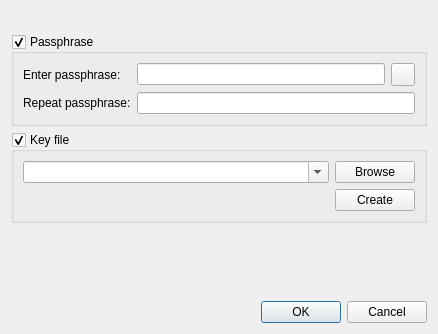
<?xml version="1.0" encoding="UTF-8"?>
<ui version="4.0">
 <class>ChangeMasterKeyWidget</class>
 <widget class="QWidget" name="ChangeMasterKeyWidget">
  <property name="geometry">
   <rect>
    <x>0</x>
    <y>0</y>
    <width>438</width>
    <height>334</height>
   </rect>
  </property>
  <layout class="QVBoxLayout" name="verticalLayout">
   <item>
    <widget class="QLabel" name="headlineLabel"/>
   </item>
   <item>
    <spacer name="verticalSpacer_2">
     <property name="orientation">
      <enum>Qt::Vertical</enum>
     </property>
     <property name="sizeType">
      <enum>QSizePolicy::Fixed</enum>
     </property>
     <property name="sizeHint" stdset="0">
      <size>
       <width>1</width>
       <height>3</height>
      </size>
     </property>
    </spacer>
   </item>
   <item>
    <widget class="QGroupBox" name="passwordGroup">
     <property name="title">
      <string>Passphrase</string>
     </property>
     <property name="checkable">
      <bool>true</bool>
     </property>
     <property name="checked">
      <bool>true</bool>
     </property>
     <layout class="QFormLayout" name="formLayout">
      <item row="0" column="0">
       <widget class="QLabel" name="enterPasswordLabel">
        <property name="text">
         <string>Enter passphrase:</string>
        </property>
       </widget>
      </item>
      <item row="0" column="1">
       <layout class="QHBoxLayout" name="horizontalLayout">
        <item>
         <widget class="PasswordEdit" name="enterPasswordEdit">
          <property name="echoMode">
           <enum>QLineEdit::Password</enum>
          </property>
         </widget>
        </item>
        <item>
         <widget class="QToolButton" name="togglePasswordButton">
          <property name="checkable">
           <bool>true</bool>
          </property>
         </widget>
        </item>
       </layout>
      </item>
      <item row="1" column="0">
       <widget class="QLabel" name="repeatPasswordLabel">
        <property name="text">
         <string>Repeat passphrase:</string>
        </property>
       </widget>
      </item>
      <item row="1" column="1">
       <widget class="PasswordEdit" name="repeatPasswordEdit">
        <property name="echoMode">
         <enum>QLineEdit::Password</enum>
        </property>
       </widget>
      </item>
     </layout>
    </widget>
   </item>
   <item>
    <widget class="QGroupBox" name="keyFileGroup">
     <property name="title">
      <string>Key file</string>
     </property>
     <property name="checkable">
      <bool>true</bool>
     </property>
     <layout class="QGridLayout" name="gridLayout">
      <item row="0" column="2">
       <widget class="QPushButton" name="browseKeyFileButton">
        <property name="text">
         <string>Browse</string>
        </property>
       </widget>
      </item>
      <item row="1" column="2">
       <widget class="QPushButton" name="createKeyFileButton">
        <property name="text">
         <string>Create</string>
        </property>
       </widget>
      </item>
      <item row="0" column="1">
       <widget class="QComboBox" name="keyFileCombo">
        <property name="sizePolicy">
         <sizepolicy hsizetype="Expanding" vsizetype="Fixed">
          <horstretch>0</horstretch>
          <verstretch>0</verstretch>
         </sizepolicy>
        </property>
        <property name="editable">
         <bool>true</bool>
        </property>
       </widget>
      </item>
     </layout>
    </widget>
   </item>
   <item>
    <spacer name="verticalSpacer">
     <property name="orientation">
      <enum>Qt::Vertical</enum>
     </property>
     <property name="sizeHint" stdset="0">
      <size>
       <width>20</width>
       <height>40</height>
      </size>
     </property>
    </spacer>
   </item>
   <item>
    <widget class="QDialogButtonBox" name="buttonBox">
     <property name="standardButtons">
      <set>QDialogButtonBox::Cancel|QDialogButtonBox::Ok</set>
     </property>
    </widget>
   </item>
  </layout>
 </widget>
 <customwidgets>
  <customwidget>
   <class>PasswordEdit</class>
   <extends>QLineEdit</extends>
   <header>gui/PasswordEdit.h</header>
  </customwidget>
 </customwidgets>
 <tabstops>
  <tabstop>passwordGroup</tabstop>
  <tabstop>enterPasswordEdit</tabstop>
  <tabstop>repeatPasswordEdit</tabstop>
  <tabstop>togglePasswordButton</tabstop>
  <tabstop>keyFileGroup</tabstop>
  <tabstop>keyFileCombo</tabstop>
  <tabstop>browseKeyFileButton</tabstop>
  <tabstop>createKeyFileButton</tabstop>
  <tabstop>buttonBox</tabstop>
 </tabstops>
 <resources/>
 <connections/>
</ui>
